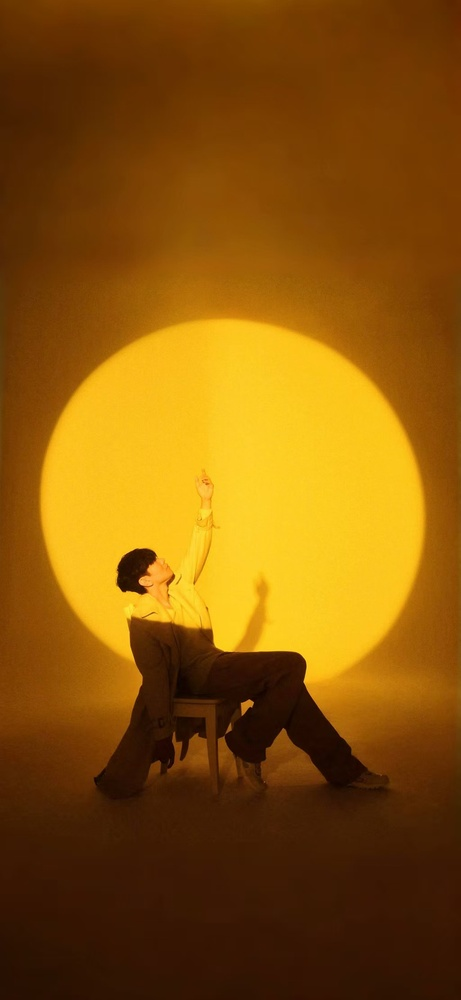
#> input picture photo.jpg, 461 x 1000 px, shrunk from 1024 x 2220 before the run
$ python edge_tune.py
#> lines starting #> are read from the running program, lines starting #| are printed output that depends on the picture; after the words box and inside, x2 and y2 are one past the last pixel; in counts of white or black regions, pixels touching at a corner belong together
import cv2
import matplotlib.pyplot as plt


INPUT_PATH = "photo.jpg"
OUTPUT_PATH = "tuned_edge_photo.jpg"

# 只需要修改这两个数字，就能改变边缘检测效果。
LOW_THRESHOLD = 80
HIGH_THRESHOLD = 160


def main():
    image = cv2.imread(INPUT_PATH)
#> image is the input picture: shape (1000, 461, 3); mean B, G, R 9.6, 85.5, 136.2

    if image is None:
        print(f"无法读取图片：{INPUT_PATH}")
        return

    gray_image = cv2.cvtColor(image, cv2.COLOR_BGR2GRAY)
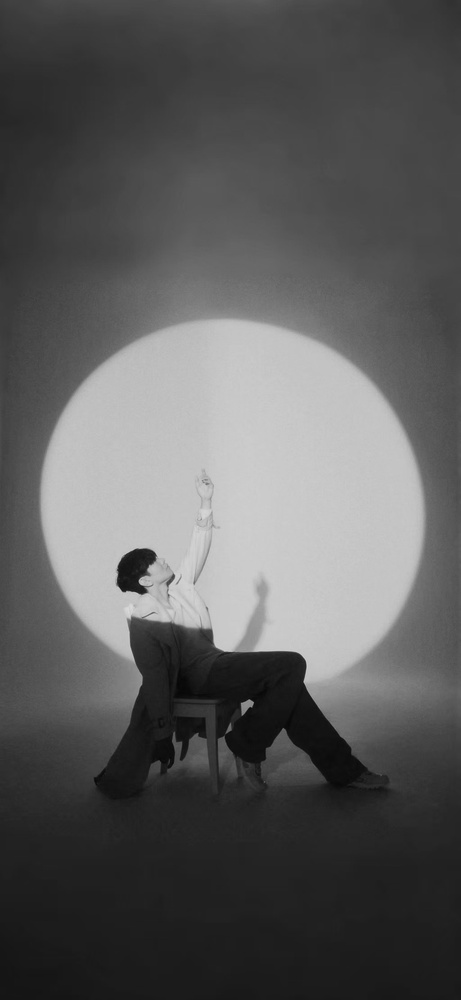
#> gray_image: shape (1000, 461); min 6, max 217, mean 92
    edge_image = cv2.Canny(gray_image, LOW_THRESHOLD, HIGH_THRESHOLD)
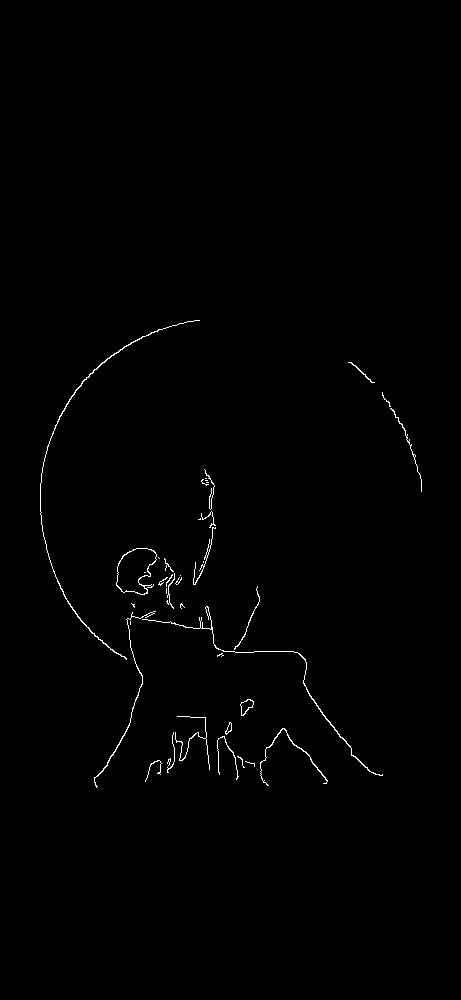
#> edge_image: shape (1000, 461); 0.62% white in thin lines or dots, all inside (x1, y1, x2, y2) = (40, 320, 422, 788)

    cv2.imwrite(OUTPUT_PATH, edge_image)

    plt.imshow(edge_image, cmap="gray")
    plt.title(f"Canny: {LOW_THRESHOLD}, {HIGH_THRESHOLD}")
    plt.axis("off")
    plt.show()


if __name__ == "__main__":
    main()
